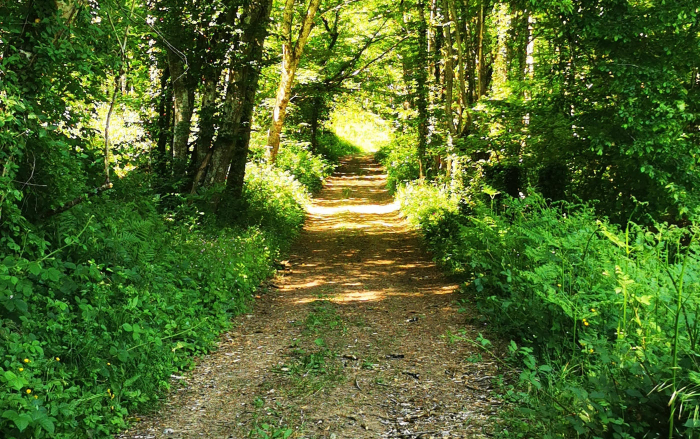
#> input picture assets/img/chemin-foret.jpg, 1400 x 878 px, found by its file name (shown at 1/2 size); its folder holds 8 pictures in this run
$ python images.py
#> lines starting #> are read from the running program, lines starting #| are printed output that depends on the picture
"""Prépare les images de la refonte (WebP + JPEG de repli) à partir des originaux du site."""
from pathlib import Path
from PIL import Image, ImageOps, ImageEnhance
import numpy as np
SRC = Path('/home/claude/depot/assets/img')
DST = Path('/home/claude/refonte/assets/img'); DST.mkdir(parents=True, exist_ok=True)

def variantes(im, nom, largeurs, q=70, jpeg=True):
    for L in largeurs:
        v = im if im.width <= L else im.resize((L, round(im.height * L / im.width)), Image.LANCZOS)
        v.save(DST / f'{nom}-{v.width}.webp', 'WEBP', quality=q, method=6)
    if jpeg:
        L = largeurs[0]; v = im if im.width <= L else im.resize((L, round(im.height * L / im.width)), Image.LANCZOS)
        v.convert('RGB').save(DST / f'{nom}-{v.width}.jpg', 'JPEG', quality=78, optimize=True, progressive=True)
    print(nom, im.size, [f.name for f in sorted(DST.glob(nom + '-*'))])

ch = Image.open(SRC / 'chemin-foret.jpg').convert('RGB')
#> ch is the input picture: PIL image 1400x878 RGB; mean R, G, B 79, 104.8, 41.5
variantes(ch, 'chemin', [1400, 1000, 700])
#| chemin (1400, 878) ['chemin-foret.jpg']
ca = Image.open(SRC / 'foret-contact.jpg').convert('RGB')
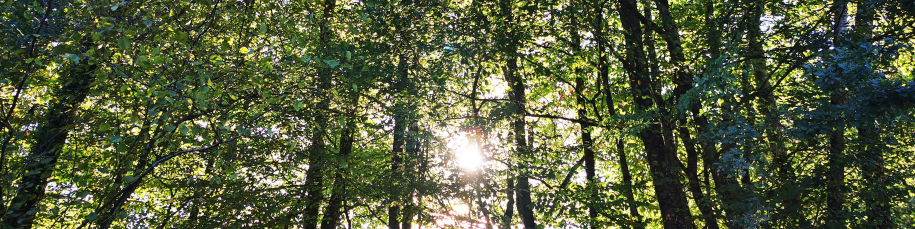
#> input picture assets/img/foret-contact.jpg, 1830 x 458 px, found by its file name (shown at 1/2 size)
#> ca is the input picture: PIL image 1830x458 RGB; mean R, G, B 84.9, 92.6, 61.1
variantes(ca, 'canopee', [1830, 1200, 800])
#> the loop in variantes (call 2), `for L in largeurs:` made 3 passes
#> pass 2, in variantes (call 2), `v = im if im.width <= L else im.resize((L, round(im.height * L / im.wi..`:
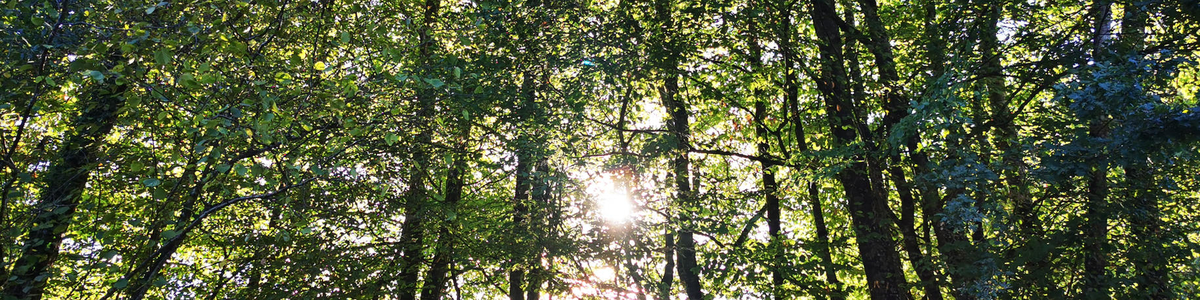
#> v: PIL image 1200x300 RGB; mean R, G, B 84.7, 92.5, 61.2
#> pass 3, in variantes (call 2), `v = im if im.width <= L else im.resize((L, round(im.height * L / im.wi..`:
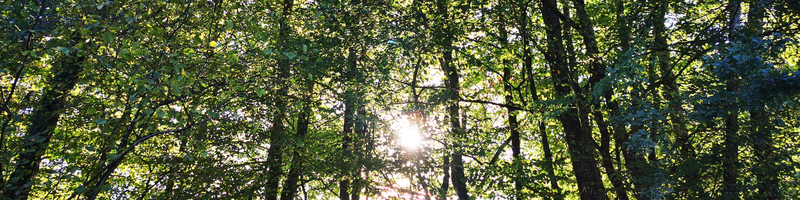
#> v: PIL image 800x200 RGB; mean R, G, B 84.7, 92.5, 61.1
#| canopee (1830, 458) ['canopee-1200.webp', 'canopee-1830.jpg', 'canopee-1830.webp']
se = Image.open(SRC / 'accompagnement.jpg').convert('RGB')
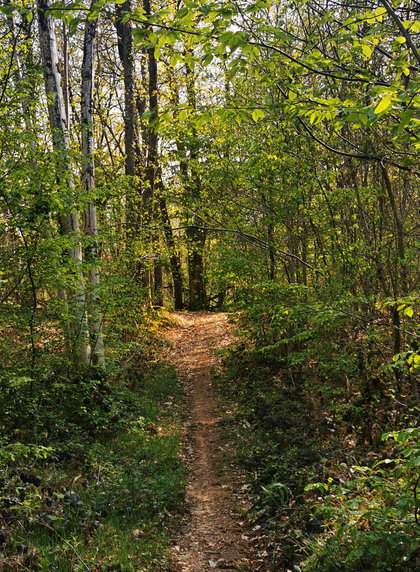
#> input picture assets/img/accompagnement.jpg, 420 x 572 px, found by its file name
#> se is the input picture: PIL image 420x572 RGB; mean R, G, B 86.4, 86.5, 44.7
variantes(se, 'sentier', [420])
#| sentier (420, 572) []
tr = Image.open(SRC / 'arbre-cote.jpg').convert('RGB').crop((0, 0, 445, 1900))
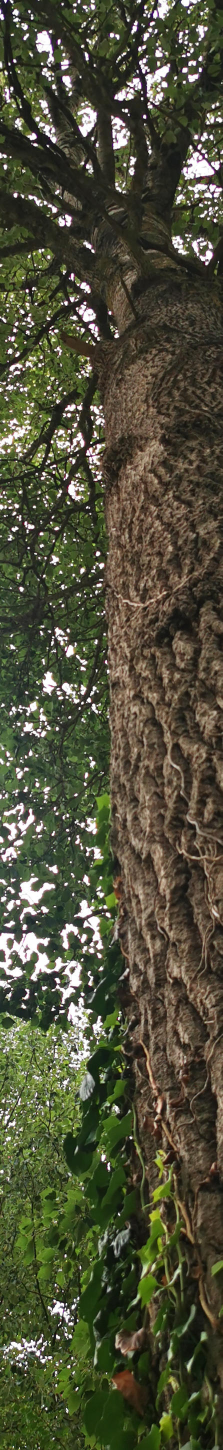
#> input picture assets/img/arbre-cote.jpg, 445 x 2900 px, found by its file name (shown at 1/2 size)
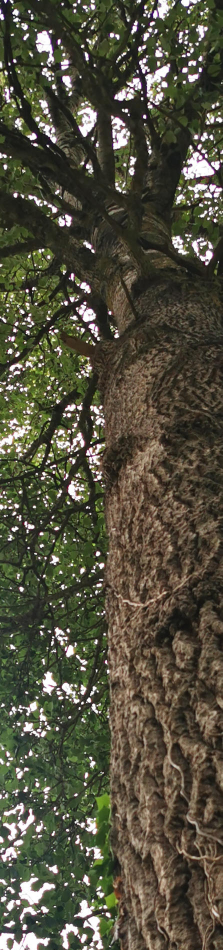
#> tr: PIL image 445x1900 RGB (shown at 1/2 size); mean R, G, B 82.2, 79.5, 62.2
variantes(tr, 'tronc', [445, 300])
#> the loop in variantes (call 4), `for L in largeurs:` made 2 passes
#> pass 2, in variantes (call 4), `v = im if im.width <= L else im.resize((L, round(im.height * L / im.wi..`:
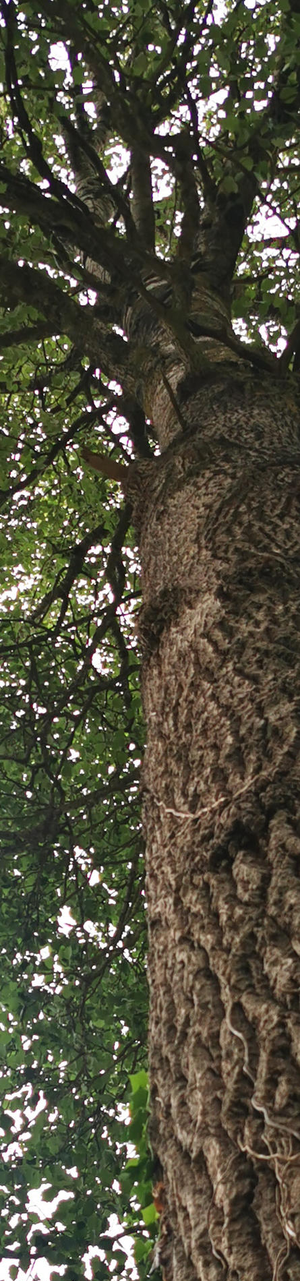
#> v: PIL image 300x1281 RGB; mean R, G, B 82.1, 79.5, 62.2
#| tronc (445, 1900) []
#> (the run stopped early here; a loop or call above may not have finished)
